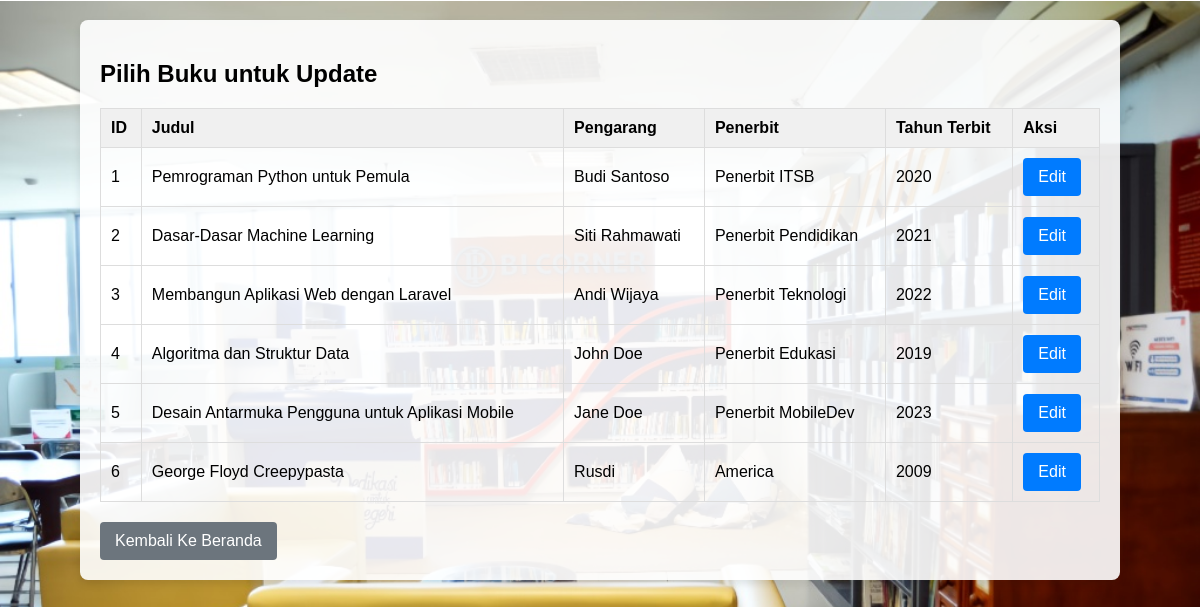
/update_buku.php, run on the app's committed database.
### tables this page shows
CREATE TABLE `buku` (
  `id_buku` int(11) NOT NULL,
  `judul_buku` varchar(200) NOT NULL,
  `pengarang` varchar(100) NOT NULL,
  `tahun_terbit` year(4) NOT NULL,
  `penerbit` varchar(100) NOT NULL
);

### update_buku.php (the view, shortened to what this page needs)
<?php
require_once 'config.php';
?>
<!DOCTYPE html>
<html lang="en">
<head>
</head>
<body>
    <div class="container">
        <h2>Pilih Buku untuk Update</h2>
        <table>
            <thead>
                <tr>
                    <th>ID</th>
                    <th>Judul</th>
                    <th>Pengarang</th>
                    <th>Penerbit</th>
                    <th>Tahun Terbit</th>
                    <th>Aksi</th>
                </tr>
            </thead>
            <tbody>
                <?php
                try {
                    $stmt = $conn->prepare("SELECT * FROM buku");
                    $stmt->execute();
                    $buku = $stmt->fetchAll(PDO::FETCH_ASSOC);
                    foreach ($buku as $row) {
                        echo "
                            <tr>
                                <td>{$row['id_buku']}</td>
                                <td>{$row['judul_buku']}</td>
                                <td>{$row['pengarang']}</td>
                                <td>{$row['penerbit']}</td>
                                <td>{$row['tahun_terbit']}</td>
                                <td><a href='proses_update_buku.php?id={$row['id_buku']}' class='button'>Edit</a></td>
                            </tr>
                        ";
                    }
                } catch (PDOException $e) {
                    echo "<tr><td colspan='6'>Terjadi kesalahan: " . htmlspecialchars($e->getMessage()) . "</td></tr>";
                }
                ?>
            </tbody>
        </table>
        <a href="iindex.php" class="button btn-cancel">Kembali Ke Beranda</a>
    </div>
</body>
</html>

### update_buku.php (style rules this page uses)
body { font-family: Arial, sans-serif; background: url('background perpus ITSB.jpg') no-repeat center center fixed; background-size: 100%; margin: 0; padding: 0; }
.container { max-width: 1000px; margin: 20px auto; background-color: rgba(255, 255, 255, 0.9); padding: 20px; border-radius: 8px; box-shadow: 0 4px 8px rgba(0, 0, 0, 0.1); }
table { width: 100%; border-collapse: collapse; margin-bottom: 20px; }
table th, table td { padding: 10px; border: 1px solid #ddd; text-align: left; }
table th { background-color: #f0f0f0; }
a { text-decoration: none; color: #007bff; }
.button { display: inline-block; background-color: #007bff; color: #fff; padding: 10px 15px; border: none; border-radius: 4px; cursor: pointer; font-size: 16px; text-decoration: none; text-align: center; }
.btn-cancel { background-color: #6c757d; }

### data on the page
buku: id_buku "1", judul_buku "Pemrograman Python untuk Pemula", pengarang "Budi Santoso", penerbit "Penerbit ITSB", tahun_terbit "2020"
buku: id_buku "2", judul_buku "Dasar-Dasar Machine Learning", pengarang "Siti Rahmawati", penerbit "Penerbit Pendidikan", tahun_terbit "2021"
buku: id_buku "3", judul_buku "Membangun Aplikasi Web dengan Laravel", pengarang "Andi Wijaya", penerbit "Penerbit Teknologi", tahun_terbit "2022"
buku: id_buku "4", judul_buku "Algoritma dan Struktur Data", pengarang "John Doe", penerbit "Penerbit Edukasi", tahun_terbit "2019"
buku: id_buku "5", judul_buku "Desain Antarmuka Pengguna untuk Aplikasi Mobile", pengarang "Jane Doe", penerbit "Penerbit MobileDev", tahun_terbit "2023"
buku: id_buku "6", judul_buku "George Floyd Creepypasta", pengarang "Rusdi", penerbit "America", tahun_terbit "2009"
